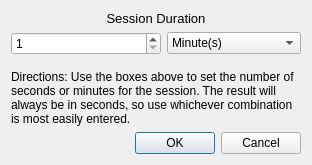
<?xml version="1.0" encoding="UTF-8"?>
<ui version="4.0">
 <class>SessionDurationDialog</class>
 <widget class="QDialog" name="SessionDurationDialog">
  <property name="geometry">
   <rect>
    <x>0</x>
    <y>0</y>
    <width>312</width>
    <height>165</height>
   </rect>
  </property>
  <property name="windowTitle">
   <string>Dialog</string>
  </property>
  <layout class="QVBoxLayout" name="verticalLayout">
   <item>
    <widget class="QLabel" name="label">
     <property name="sizePolicy">
      <sizepolicy hsizetype="Preferred" vsizetype="Maximum">
       <horstretch>0</horstretch>
       <verstretch>0</verstretch>
      </sizepolicy>
     </property>
     <property name="text">
      <string>&lt;html&gt;&lt;head/&gt;&lt;body&gt;&lt;p align=&quot;center&quot;&gt;&lt;span style=&quot; font-size:10pt;&quot;&gt;Session Duration&lt;/span&gt;&lt;/p&gt;&lt;/body&gt;&lt;/html&gt;</string>
     </property>
    </widget>
   </item>
   <item>
    <layout class="QFormLayout" name="formLayout">
     <item row="0" column="0">
      <widget class="QSpinBox" name="spinBox">
       <property name="sizePolicy">
        <sizepolicy hsizetype="MinimumExpanding" vsizetype="Fixed">
         <horstretch>0</horstretch>
         <verstretch>0</verstretch>
        </sizepolicy>
       </property>
       <property name="minimumSize">
        <size>
         <width>150</width>
         <height>0</height>
        </size>
       </property>
       <property name="minimum">
        <number>1</number>
       </property>
       <property name="maximum">
        <number>99999</number>
       </property>
      </widget>
     </item>
     <item row="0" column="1">
      <widget class="QComboBox" name="comboBox">
       <property name="sizePolicy">
        <sizepolicy hsizetype="Preferred" vsizetype="Fixed">
         <horstretch>0</horstretch>
         <verstretch>0</verstretch>
        </sizepolicy>
       </property>
       <property name="currentIndex">
        <number>1</number>
       </property>
       <item>
        <property name="text">
         <string>Hour(s)</string>
        </property>
       </item>
       <item>
        <property name="text">
         <string>Minute(s)</string>
        </property>
       </item>
       <item>
        <property name="text">
         <string>Second(s)</string>
        </property>
       </item>
      </widget>
     </item>
    </layout>
   </item>
   <item>
    <widget class="QLabel" name="label_2">
     <property name="sizePolicy">
      <sizepolicy hsizetype="Preferred" vsizetype="Maximum">
       <horstretch>0</horstretch>
       <verstretch>0</verstretch>
      </sizepolicy>
     </property>
     <property name="text">
      <string>&lt;html&gt;&lt;head/&gt;&lt;body&gt;&lt;p&gt;Directions: Use the boxes above to set the number of seconds or minutes for the session. The result will always be in seconds, so use whichever combination is most easily entered.&lt;/p&gt;&lt;/body&gt;&lt;/html&gt;</string>
     </property>
     <property name="wordWrap">
      <bool>true</bool>
     </property>
    </widget>
   </item>
   <item>
    <widget class="QDialogButtonBox" name="buttonBox">
     <property name="orientation">
      <enum>Qt::Horizontal</enum>
     </property>
     <property name="standardButtons">
      <set>QDialogButtonBox::Cancel|QDialogButtonBox::Ok</set>
     </property>
    </widget>
   </item>
  </layout>
 </widget>
 <resources/>
 <connections>
  <connection>
   <sender>buttonBox</sender>
   <signal>accepted()</signal>
   <receiver>SessionDurationDialog</receiver>
   <slot>accept()</slot>
   <hints>
    <hint type="sourcelabel">
     <x>248</x>
     <y>254</y>
    </hint>
    <hint type="destinationlabel">
     <x>157</x>
     <y>274</y>
    </hint>
   </hints>
  </connection>
  <connection>
   <sender>buttonBox</sender>
   <signal>rejected()</signal>
   <receiver>SessionDurationDialog</receiver>
   <slot>reject()</slot>
   <hints>
    <hint type="sourcelabel">
     <x>316</x>
     <y>260</y>
    </hint>
    <hint type="destinationlabel">
     <x>286</x>
     <y>274</y>
    </hint>
   </hints>
  </connection>
 </connections>
</ui>
